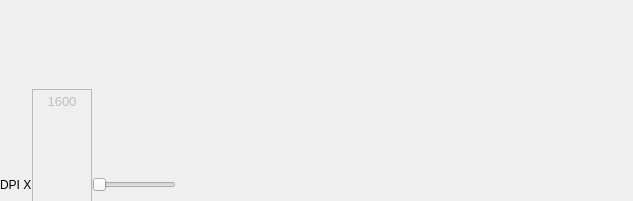
<?xml version="1.0" encoding="UTF-8"?>
<ui version="4.0">
 <class>Form</class>
 <widget class="QWidget" name="Form">
  <property name="geometry">
   <rect>
    <x>0</x>
    <y>0</y>
    <width>633</width>
    <height>201</height>
   </rect>
  </property>
  <property name="sizePolicy">
   <sizepolicy hsizetype="Fixed" vsizetype="Fixed">
    <horstretch>0</horstretch>
    <verstretch>0</verstretch>
   </sizepolicy>
  </property>
  <property name="windowTitle">
   <string>Form</string>
  </property>
  <widget class="QWidget" name="verticalLayoutWidget">
   <property name="geometry">
    <rect>
     <x>0</x>
     <y>89</y>
     <width>601</width>
     <height>174</height>
    </rect>
   </property>
   <layout class="QVBoxLayout" name="verticalLayout_3">
    <property name="spacing">
     <number>0</number>
    </property>
    <property name="sizeConstraint">
     <enum>QLayout::SetFixedSize</enum>
    </property>
    <item>
     <layout class="QHBoxLayout" name="horizontalLayout">
      <item>
       <widget class="QLabel" name="label">
        <property name="text">
         <string>DPI X</string>
        </property>
       </widget>
      </item>
      <item>
       <widget class="QTextEdit" name="textEdit">
        <property name="enabled">
         <bool>false</bool>
        </property>
        <property name="maximumSize">
         <size>
          <width>60</width>
          <height>16777215</height>
         </size>
        </property>
        <property name="verticalScrollBarPolicy">
         <enum>Qt::ScrollBarAlwaysOff</enum>
        </property>
        <property name="horizontalScrollBarPolicy">
         <enum>Qt::ScrollBarAlwaysOff</enum>
        </property>
        <property name="readOnly">
         <bool>false</bool>
        </property>
        <property name="html">
         <string>&lt;!DOCTYPE HTML PUBLIC &quot;-//W3C//DTD HTML 4.0//EN&quot; &quot;http://www.w3.org/TR/REC-html40/strict.dtd&quot;&gt;
&lt;html&gt;&lt;head&gt;&lt;meta name=&quot;qrichtext&quot; content=&quot;1&quot; /&gt;&lt;style type=&quot;text/css&quot;&gt;
p, li { white-space: pre-wrap; }
&lt;/style&gt;&lt;/head&gt;&lt;body style=&quot; font-family:'Noto Sans'; font-size:10pt; font-weight:400; font-style:normal;&quot;&gt;
&lt;p align=&quot;center&quot; style=&quot; margin-top:0px; margin-bottom:0px; margin-left:0px; margin-right:0px; -qt-block-indent:0; text-indent:0px;&quot;&gt;1600&lt;/p&gt;&lt;/body&gt;&lt;/html&gt;</string>
        </property>
       </widget>
      </item>
      <item>
       <widget class="QSlider" name="horizontalSlider">
        <property name="orientation">
         <enum>Qt::Horizontal</enum>
        </property>
       </widget>
      </item>
     </layout>
    </item>
    <item>
     <layout class="QHBoxLayout" name="horizontalLayout_2">
      <item>
       <widget class="QLabel" name="label_2">
        <property name="text">
         <string>DPI Y</string>
        </property>
       </widget>
      </item>
      <item>
       <widget class="QTextEdit" name="textEdit_2">
        <property name="enabled">
         <bool>false</bool>
        </property>
        <property name="maximumSize">
         <size>
          <width>60</width>
          <height>16777215</height>
         </size>
        </property>
        <property name="verticalScrollBarPolicy">
         <enum>Qt::ScrollBarAlwaysOff</enum>
        </property>
        <property name="horizontalScrollBarPolicy">
         <enum>Qt::ScrollBarAlwaysOff</enum>
        </property>
        <property name="html">
         <string>&lt;!DOCTYPE HTML PUBLIC &quot;-//W3C//DTD HTML 4.0//EN&quot; &quot;http://www.w3.org/TR/REC-html40/strict.dtd&quot;&gt;
&lt;html&gt;&lt;head&gt;&lt;meta name=&quot;qrichtext&quot; content=&quot;1&quot; /&gt;&lt;style type=&quot;text/css&quot;&gt;
p, li { white-space: pre-wrap; }
&lt;/style&gt;&lt;/head&gt;&lt;body style=&quot; font-family:'Noto Sans'; font-size:10pt; font-weight:400; font-style:normal;&quot;&gt;
&lt;p align=&quot;center&quot; style=&quot; margin-top:0px; margin-bottom:0px; margin-left:0px; margin-right:0px; -qt-block-indent:0; text-indent:0px;&quot;&gt;1600&lt;/p&gt;&lt;/body&gt;&lt;/html&gt;</string>
        </property>
       </widget>
      </item>
      <item>
       <widget class="QSlider" name="horizontalSlider_2">
        <property name="orientation">
         <enum>Qt::Horizontal</enum>
        </property>
       </widget>
      </item>
     </layout>
    </item>
   </layout>
  </widget>
 </widget>
 <resources/>
 <connections/>
</ui>
